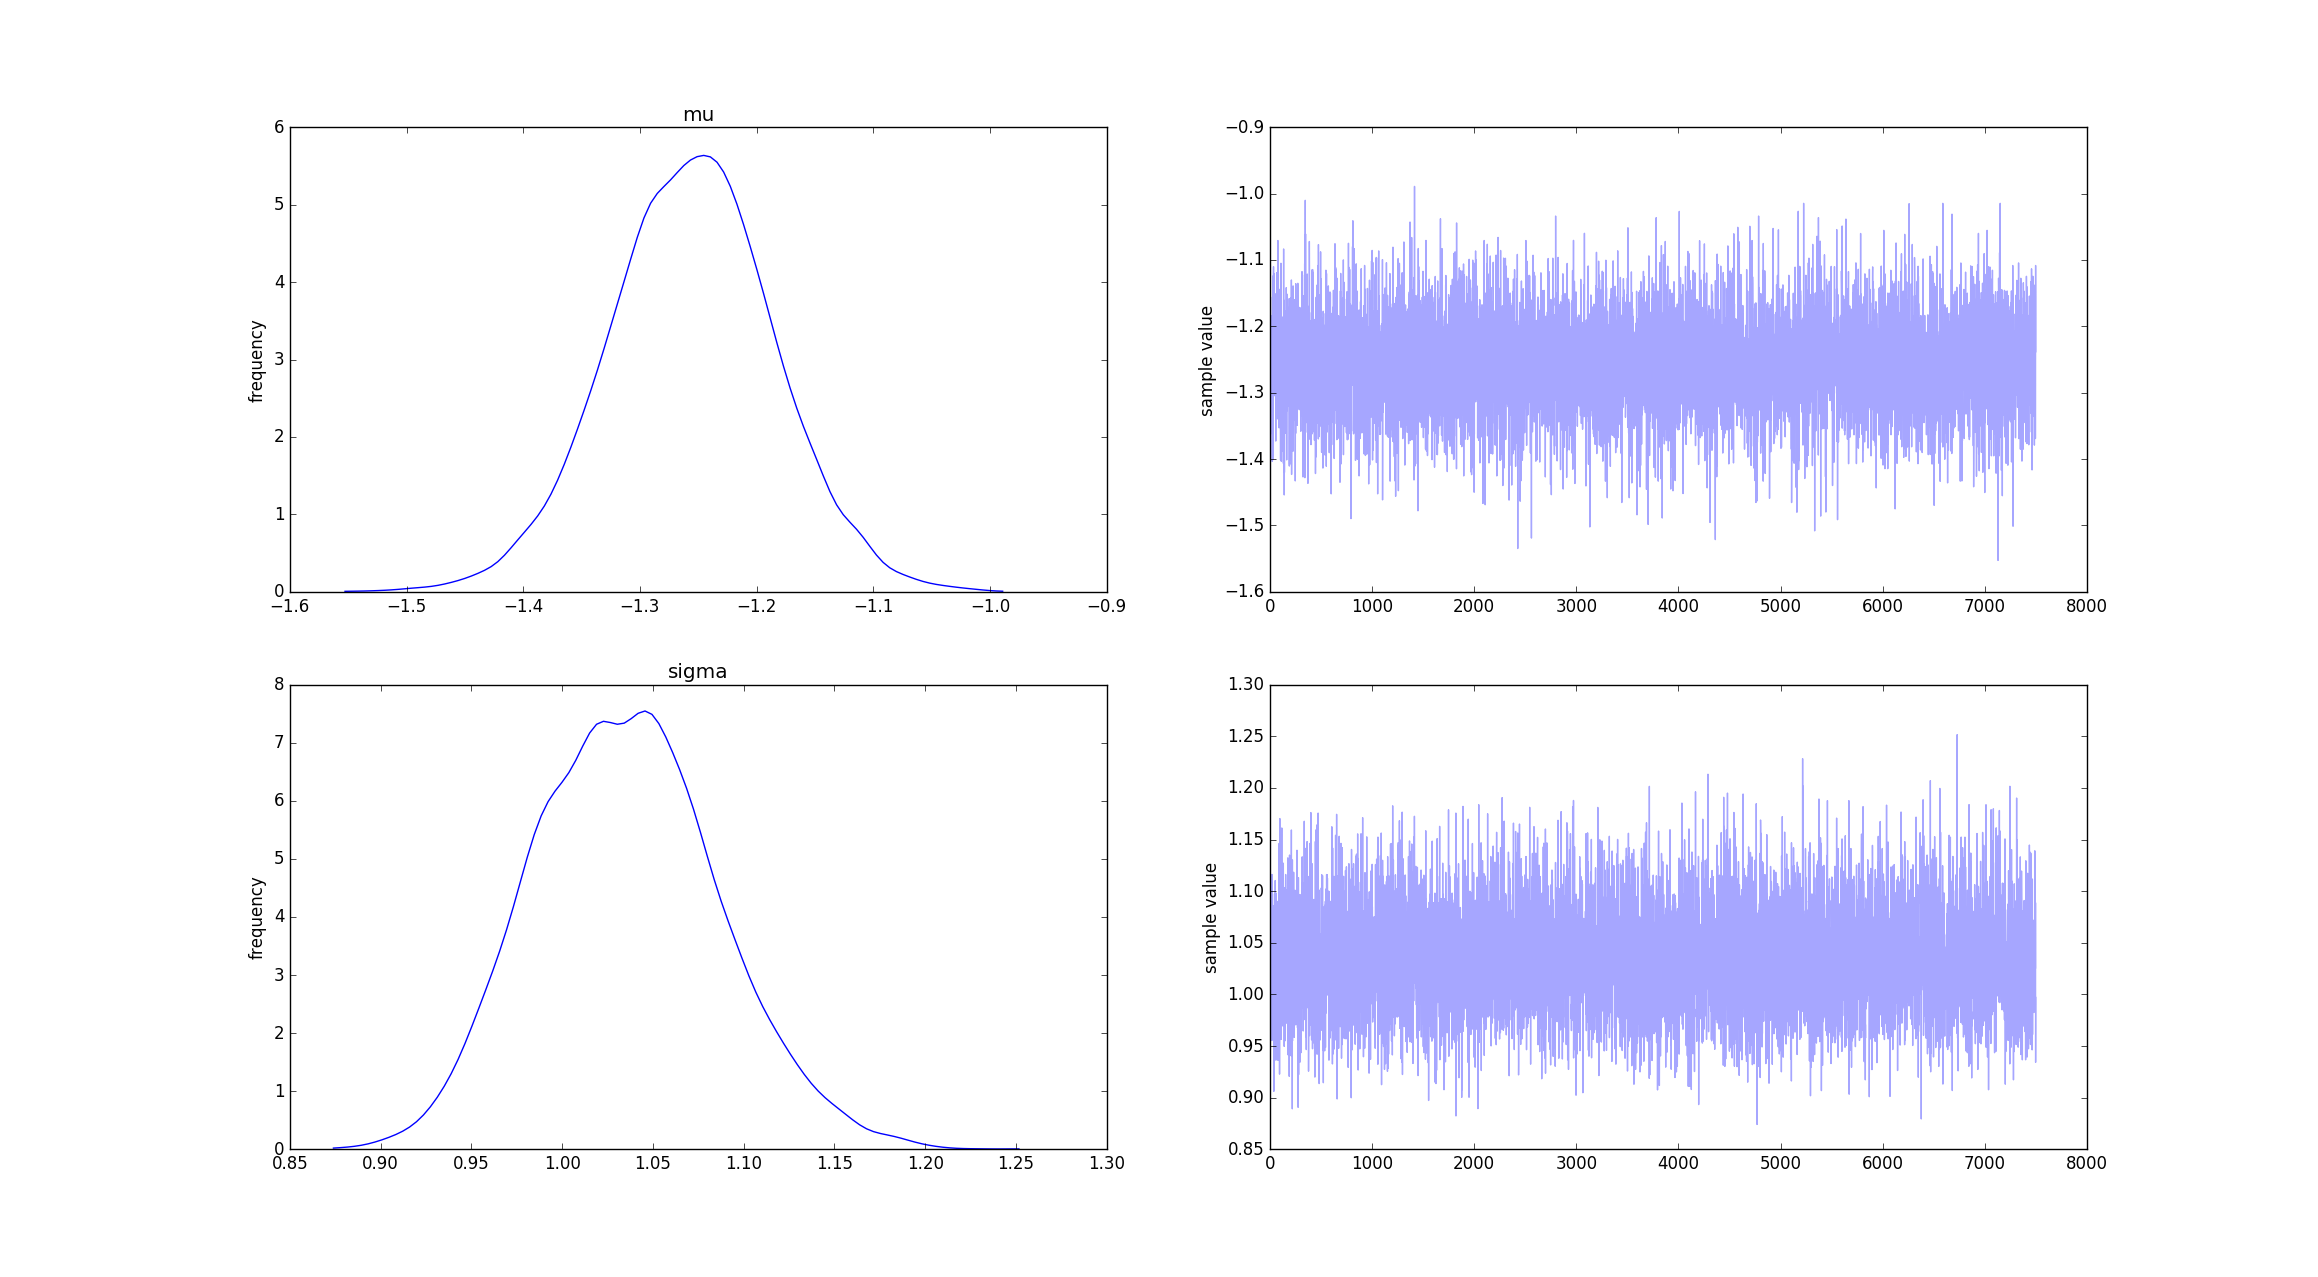

Write Python code to recreate this figure.
# From Bayesian Models for Astrophysical Data 
# by Hilbe, de Souza & Ishida, 2016, Cambridge Univ. Press
#
# Chapter 8 - Astronomical Applications 
#
# Statistical Model: Lognormal distribution in Python using Stan
#
# Astronomy case: Modelling the Initial Mass Function behavior
#                 taken from Zaninetti, L., ApJ  765 (2), id. 128
#
# 1 variable (X - stellar mass)
#
#
# Data from: http://vizier.u-strasbg.fr/viz-bin/VizieR-3?-source=J/MNRAS/392/1034/table1
#            column M2Myr

import numpy as np
import pandas as pd
import pylab as plt
import pystan 
import statsmodels.api as sm

# Data
path_to_data = '../data/Section_10p4/NGC6611.csv'

# read data
data_frame = dict(pd.read_csv(path_to_data))

# prepare data for Stan
data = {}
data['X'] = data_frame['Mass']
data['nobs'] = data['X'].shape[0]

# Fit
# Stan  model
stan_code="""
data{
    int<lower=0> nobs;                # number of data points
    vector[nobs] X;                   # stellar mass
}
parameters{
    real mu;                          # mean 
    real<lower=0> sigma;              # scatter
}
model{
    # priors and likelihood
    sigma ~ normal(0, 100);
    mu ~ normal(0, 100);

    X ~ lognormal(mu, sigma);
}
"""

# Run mcmc
fit = pystan.stan(model_code=stan_code, data=data, iter=5000, chains=3,
                  warmup=2500, thin=1, n_jobs=3)

############### Output
print(fit)

# plot chains and posteriors
fit.traceplot()
plt.show()
